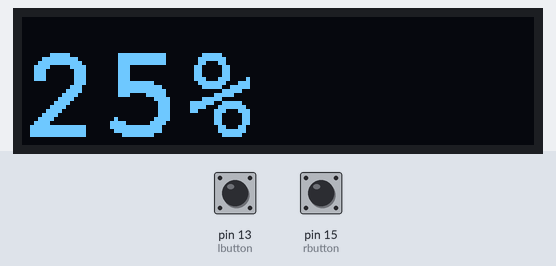
The sketch below on a simulated Arduino Uno, built with avr-gcc and run on an emulated ATmega328P. On the bench: 128×32 one-colour display. The test bench sets the inputs (shaded band); at power-on: pin 13 (lbutton) LOW, pin 15 (rbutton) LOW. What the sketch prints to the serial monitor is not drawn.

Above: at 1.7 s.
1.8 s: pin 13 (lbutton) pulled HIGH for 0.15 s
At 2.3 s:
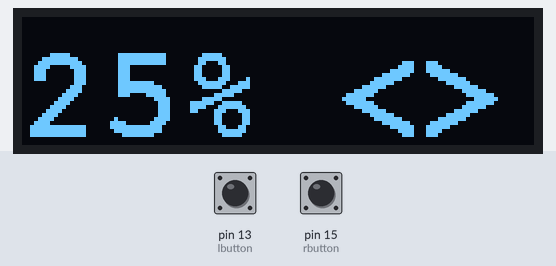
3.4 s: pin 15 (rbutton) pulled HIGH for 0.15 s
At 4.6 s:
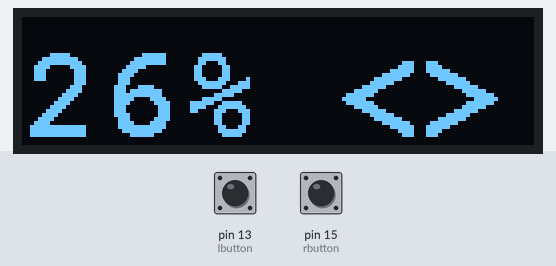
5.0 s: pin 15 (rbutton) pulled HIGH for 1 s
At 6.4 s:
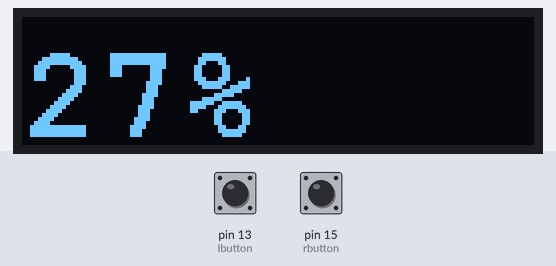
7.6 s: pin 13 (lbutton) pulled HIGH for 1 s
At 8.4 s:
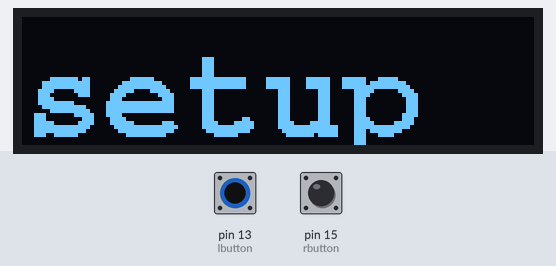
Timing chart, 0 to 10.6 s (numbered marks = the images above; inputs shaded):
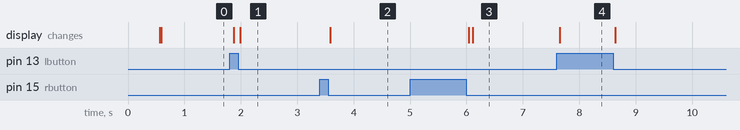

The sketch:

8266-0.9-4button-menu-OK.ino
```cpp
// written for LilyGO TTGO ESP8266 - with 0.91 inch OLED Display
// Arduino IDE module generic ESP8266
#include        <Arduino.h>
#include        <U8g2lib.h>         // chose font https://github.com/olikraus/u8g2/wiki/fntgrp fonts
#include        <SPI.h>
#include        <Wire.h>
#define x 0                         // screenpos to display info
#define y 30                        // screenpos to display info
#define OLED_SDA  2
#define OLED_SCL 14
#define OLED_RST  4
U8G2_SSD1306_128X32_UNIVISION_F_SW_I2C u8g2(U8G2_R0, OLED_SCL, OLED_SDA , OLED_RST);

#define lbutton 13
#define rbutton 15
int    threshold = 25;
int oldthreshold;
String  temp;

void setup() {
  Serial.begin        (115200);
  u8g2.begin          ();
  delay               (500);
  Serial.println      (__FILE__);//name of this doc
  pinMode (lbutton,   INPUT);
  pinMode (rbutton,   INPUT);
  Serial.println      ("done!");
  displaystring       ("done!");
}

void loop() {
  //READ SWITCH
if (digitalRead (lbutton)==1||digitalRead (rbutton)==1){buttons();}
  Serial.print      ("lbutton:");
  Serial.print      (digitalRead (lbutton));
  Serial.print      (" rbutton:");
  Serial.print      (digitalRead (rbutton));
  temp = String     (threshold);
  temp += "%";
  Serial.print      (" threshold:");
  Serial.println    (threshold);
  displaystring     (temp);
  delay             (100);
}

void displaystring  (String value){
  u8g2.setFont      (u8g2_font_courB24_tf);       // bigger font
  u8g2.clearBuffer  ();
  u8g2.setCursor    (x,y);
  u8g2.print        (value);
  u8g2.sendBuffer   ();
}

void buttons(){
  Serial.println ("Entering setup mode.");
  displaystring  ("setup");
  if      (digitalRead(lbutton)==1){
    while (digitalRead(lbutton)==1){delay(10);} //wait 4 release
    bool  lbut   = false;
    bool  rbut   = false;
    int  timeout = 0;
    int maxtime  = 100;
    oldthreshold = threshold;
    while (timeout<maxtime){
      int pressx = 0;
      int oldth  = threshold;
      lbut=digitalRead  (lbutton);
      rbut=digitalRead  (rbutton);
      temp = String     (threshold);
      temp += "% <>";
      displaystring        (temp);
      if (lbut)  {if(threshold> 0){threshold--;while(digitalRead(lbutton)==1){delay(10);pressx++;}}timeout=0;}
      if (rbut)  {if(threshold<50){threshold++;while(digitalRead(rbutton)==1){delay(10);pressx++;}}timeout=0;}
      if (oldth!=threshold){
        Serial.println       (threshold);               // update output when changed
        temp = String        (threshold);
        temp += "% <>";
        displaystring        (temp);
      }
      if (pressx>50){break;}                            // longer press
      timeout++;
      delay(50); // prox 15 seconds - if you skip this delay the processor crashes when timed out
    }
    while   (digitalRead(lbutton)==1){delay(10);}      // wait 4 release
    if (threshold!=oldthreshold){
          Serial.println  ("writing new threshold to eeprom");
          displaystring   ("store eep");
    }
  } else  {
  if    (digitalRead(rbutton)==1){
    Serial.println("right button");
    while (digitalRead(rbutton)==1){delay(10);}      // wait 4 release
    }
  }
  Serial.println ("Back to main loop.");
}
```

Measured:
- after the input at 1.8 s, the display: first changes after 0.07 s (image 1 shows a later state)
- after the input at 3.4 s, the display: changes after 0.18 s (image 2)
- after the input at 5.0 s, the display: first changes after 1.0 s (image 3 shows a later state)
- after the input at 7.6 s, the display: changes after 0.05 s (image 4)
